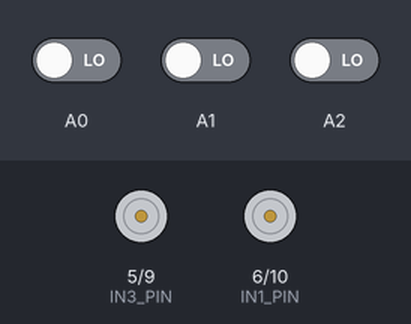
Bench run of a sketch on a simulated Arduino Nano, built with avr-gcc and run on an emulated ATmega328P. On the bench: motor-driver pin pairs drawn as motors (green arrow = first pin HIGH = forward, orange = second pin HIGH = backward, longer = more drive). The inputs (shaded band) are chosen by the test bench; at power-on: A0 LOW, A1 LOW, A2 LOW.

Above: at 1.2 s.
1.3 s: A0 driven HIGH
At 2.0 s:
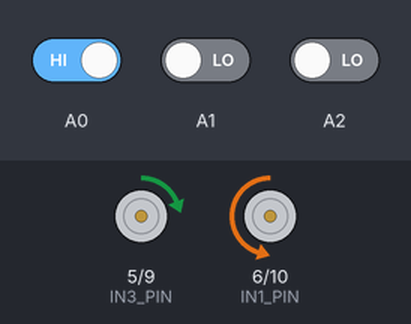
2.8 s: A1 driven HIGH
At 3.2 s:
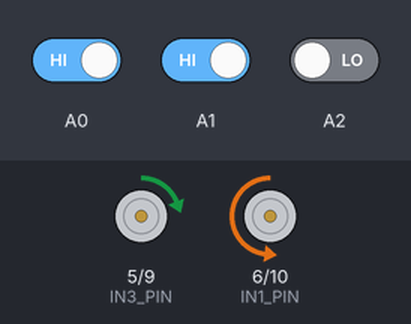
4.3 s: A1 driven LOW
At 5.5 s:
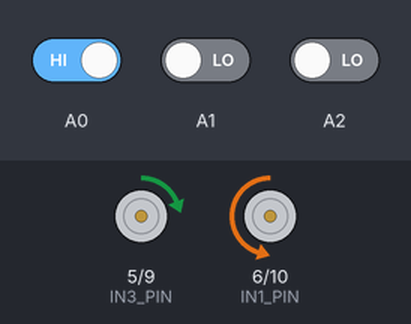
5.8 s: A2 driven HIGH
At 6.6 s:
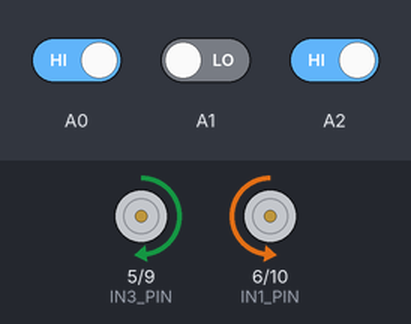
7.3 s: A0 driven LOW
At 7.8 s:
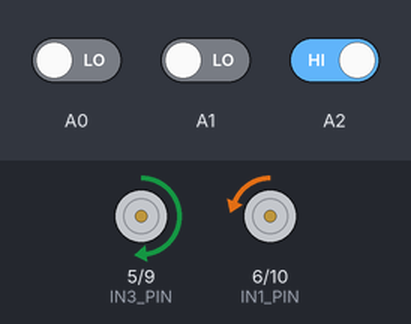
Timing chart, 0 to 9.8 s (numbered marks = the images above; inputs shaded):
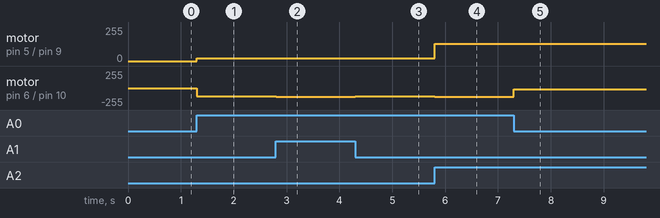

Measured:
- after the input at 1.3 s, motor on pin 5 (IN3_PIN) / pin 9 (IN4_PIN): stopped → forward 20/255 at once; motor on pin 6 (IN1_PIN) / pin 10 (IN2_PIN): stopped → backward 120/255 at once
- after the input at 2.8 s, motor on pin 6 (IN1_PIN) / pin 10 (IN2_PIN): backward 120/255 → backward 130/255 at once
- after the input at 4.3 s, motor on pin 6 (IN1_PIN) / pin 10 (IN2_PIN): backward 130/255 → backward 120/255 at once
- after the input at 5.8 s, motor on pin 5 (IN3_PIN) / pin 9 (IN4_PIN): forward 20/255 → forward 130/255 at once; motor on pin 6 (IN1_PIN) / pin 10 (IN2_PIN): backward 120/255 → backward 130/255 at once
- after the input at 7.3 s, motor on pin 6 (IN1_PIN) / pin 10 (IN2_PIN): backward 130/255 → backward 20/255 at once

The sketch:

InfraredTracing_Function.ino
```cpp
#define IN1_PIN 6   // PWMB
#define IN2_PIN 10  // DIRB  ---  left
#define IN3_PIN 5   // PWMA
#define IN4_PIN 9   // DIRA  ---  right

void setup()
{
  Serial.begin(9600);
  pinMode(A0, INPUT);
  pinMode(A1, INPUT);
  pinMode(A2, INPUT);
}

void loop()
{
  int left, mid, right;
  left = digitalRead(A0);
  mid = digitalRead(A1);
  right = digitalRead(A2);
  if ((right == 1) && (mid == 0) && (left == 1))
  {
    analogWrite(IN1_PIN, 0);
    analogWrite(IN2_PIN, 130);
    analogWrite(IN3_PIN, 130);
    analogWrite(IN4_PIN, 0);
  }
  else  if ((right == 0) && (mid == 1) && (left == 1)) //righ 1
  {
    analogWrite(IN1_PIN, 0);
    analogWrite(IN2_PIN, 130);
    analogWrite(IN3_PIN, 20);
    analogWrite(IN4_PIN, 0);
  }
  else  if ((right == 0) && (mid == 0) && (left == 1)) //righ 2
  {
    analogWrite(IN1_PIN, 0);
    analogWrite(IN2_PIN, 120);
    analogWrite(IN3_PIN, 20);
    analogWrite(IN4_PIN, 0);
  }
  else  if ((right == 1) && (mid == 1) && (left == 0))//left 1
  {
    analogWrite(IN1_PIN, 0);
    analogWrite(IN2_PIN, 20);
    analogWrite(IN3_PIN, 130);
    analogWrite(IN4_PIN, 0);
  }
   else  if ((right == 1) && (mid == 0) && (left == 0))//left 2
  {
    analogWrite(IN1_PIN, 0);
    analogWrite(IN2_PIN, 20);
    analogWrite(IN3_PIN, 130);
    analogWrite(IN4_PIN, 0);
  }
  else if ((right == 0) && (mid == 0) && (left == 0))
  {
    analogWrite(IN1_PIN, 0);
    analogWrite(IN2_PIN, 0);
    analogWrite(IN3_PIN, 0);
    analogWrite(IN4_PIN, 0);
  }
}
```
